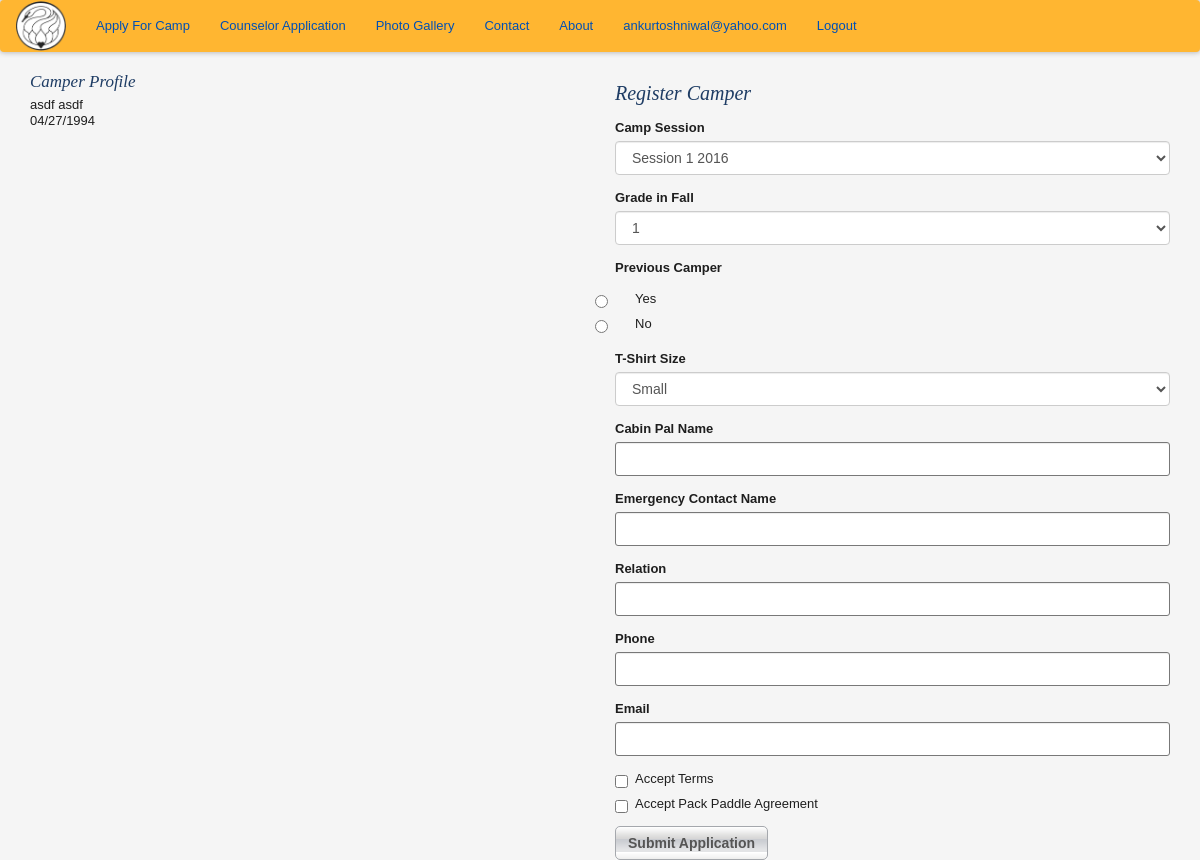
The app's page /register_camper/6 (signed in) with its own data.
### app/models.py (models this page shows, shortened)
class User(UserMixin, db.Model):
    __tablename__ = 'user'
    id = db.Column(db.Integer, primary_key=True)
    email = db.Column(db.String(64), unique=True, index=True)
    password_hash = db.Column(db.String(128))
    parents = db.relationship('Parents', backref='user', uselist=False)
    @property
    def password(self):
        raise AttributeError('password is not a readable attribute')

class Camper(db.Model):
    __tablename__ = 'camper'
    id = db.Column(db.Integer, primary_key = True)
    fn = db.Column(db.String(64), index=True)
    ln = db.Column(db.String(64), index=True)
    dob = db.Column(db.Date)
    gender = db.Column(db.String(5))
    street = db.Column(db.String(200))
    state = db.Column(db.String(2))
    country = db.Column(db.String(64))
    zipcode = db.Column(db.String(8))
    campercell = db.Column(db.String(64))
    camperemail = db.Column(db.String(64))
    parents_id = db.Column(db.Integer, db.ForeignKey('parents.id'))
    regs = db.relationship('Camper_Registration', backref='camper', lazy='dynamic')
    def find_active_registration(self):
        current_year = str(datetime.now().year)
        regs = Camper_Registration.query.filter_by(camper_id=self.id).join(Camp_Session, Camper_Registration.camp_session_id==Camp_Session.id).filter_by(year=current_year).first()
        return regs

### app/controller.py (the view, shortened to what this page needs)
@app.route('/register_camper/<int:camper_id>', methods=['GET','POST'])
@login_required
def register_camper(camper_id):
    reg = Camper.query.get(camper_id).find_active_registration()
    if reg is not None:
        return redirect(url_for('edit_registration', reg_id=reg.id))
    if not Camp_Session.registration_active():
        flash('No active sessions. Please wait till the New Year to Register')
        return redirect(url_for('dashboard'))
    form = CamperRegistrationForm()
    errors = None
    flash_errors(form)
    camper = Camper.query.filter_by(id=camper_id).first()
    return render_template('register_camper.html', form=form, errors=errors, camper=camper)

### app/forms.py
class CamperRegistrationForm(FlaskForm):
    session = SelectField('Camp Session', choices=Camp_Session.active_sessions(), validators=[Required()])
    gradeinfall = SelectField('Grade in Fall', choices=GRADES, validators=[Required()])
    previouscamper = RadioField('Previous Camper', choices=YESNO, coerce=int, validators=[Optional()])
    tshirtsize = SelectField('T-Shirt Size', choices=TSIZES, validators=[Required()])
    cabinpalname = StringField('Cabin Pal Name', validators=[Optional()])
    emgname = StringField('Emergency Contact Name', validators=[Required()])
    emgrelation = StringField('Relation', validators=[Required()])
    emgphone = StringField('Phone', validators=[Required()])
    emgemail = StringField('Email', validators=[Required(), Email()])
    acceptterms = BooleanField('Accept Terms', validators=[Required()])
    ppsreleaseagreement = BooleanField('Accept Pack Paddle Agreement', validators=[Required()])
    submit = SubmitField('Submit Application')

### app/controller.py (called while the page is built)
def flash_errors(form):
    for field, errors in form.errors.items():
        for error in errors:
            flash(u"Error in the %s field - %s" % (
                getattr(form, field).label.text,
                error
            ))

### app/models.py (called while the page is built)
@login_manager.user_loader
def load_user(user_id):
    return User.query.filter_by(email=user_id).first()

    @classmethod
    def registration_active(self):
        current_year = str(datetime.now().year)
        sessions = Camp_Session.query.filter_by(year=current_year).first()
        if sessions is None:
            return False
        else:
            return True

### app/templates/register_camper.html (shortened to what this page needs)
{% extends "base_templates/base.html" %}
{% import "bootstrap/wtf.html" as wtf %}
{% block content %}
    <div class= "container">
        <div class="row">
            <div class="col-md-3">
                <h2>Camper Profile</h2>
                <ul>
                    <li>{{camper.fn}} {{camper.ln}}</li>
                    <li>{{camper.dob.strftime('%m/%d/%Y')}}</li>
                </ul>
            </div>
            <div class= "col-md-offset-3 col-md-6">
                <h1> Register Camper </h1>
                {{ wtf.quick_form(form) }}
            </div>
        </div>
    </div>
{% endblock %}

### app/templates/base_templates/nav.html
<nav class="navbar navbar-dark">
  <a class="navbar-brand" href="{{ url_for('home') }}"><img style="width: 50px;" src="static/images/hhsclogo.png"></a>
  <ul class="nav navbar-nav">
    <li class="nav-item">
      <a class="nav-link" href="{{ url_for('auth.create_account') }}">Apply For Camp</a>
    </li>
    <li class="nav-item">
      <a class="nav-link" href="#">Counselor Application</a>
    </li>
    <li>
      <a>Photo Gallery</a>
    </li>
    <li>
      <a>Contact</a>
    </li>
    <li>
      <a>About</a>
    </li>
    {% if current_user.is_authenticated() %}
    <li class="nav-item pull-right">
      <a href="{{url_for('auth.logout')}}">Logout</a>
    </li>
    <li class= "nav-item pull-right">
      <a href="{{url_for('dashboard')}}">{{ current_user.email }}</a>
    </li>
    {% endif %}
  </ul>
</nav>

### app/static/css/newstyles.css (style rules this page uses)
.navbar { background-color: #ffb631; box-shadow: 0px 0px 5px 1px #bbb; }
.navbar-brand { padding: 0px 15px; }

### app/static/css/style.css (style rules this page uses)
html { font-size: 100%; -webkit-text-size-adjust: 100%; -ms-text-size-adjust: 100%; }
html, body { border: 0; margin: 0; height: 100%; min-height: 100%; }
body { color: #1e1e1e; font: 13px/1.231 arial, helvetica, sans-serif; background: #f5f5f5; }
img { border: 0; vertical-align: middle; -ms-interpolation-mode: bicubic; }
form { margin: 0; padding: 0; border: 0; }
a, a:visited { color: #0050b4; }
h1, h2 { margin: 10px 0 15px; padding: 0; font: italic 20px georgia, serif; color: #1e3c64; }
h2 { margin: 0 0 5px; font-size: 17px; }
ul { margin: 0; padding: 0; list-style: none; }
button, input, select, textarea { margin: 0; vertical-align: middle; color: #1e1e1e; font: 13px arial, helvetica, sans-serif; }
button, input { line-height: normal; }
button, input[type="button"], input[type="reset"], input[type="submit"] { cursor: pointer; -webkit-appearance: button; }
input, textarea { padding: 2px; }
select { padding: 1px; }
input[type="text"], input[type="password"], select, textarea { border: 1px solid #787878; border-radius: 3px; }
input.input-text, select, textarea { border: 1px solid #787878; }
.btn { display: inline-block; border: 1px solid #a5a8ad; border-radius: 5px; margin: 0 10px 0 0; min-width: 100px; white-space: nowrap; text-align: center; font-weight: 700; color: #555; background: #e3e4e6 url(../img/btn.png) repeat-x; box-shadow: 0 1px 0 #fff; }

### records on screen
User: email "ankurtoshniwal@yahoo.com"
Camper: fn "asdf", ln "asdf", dob "04/27/1994"
